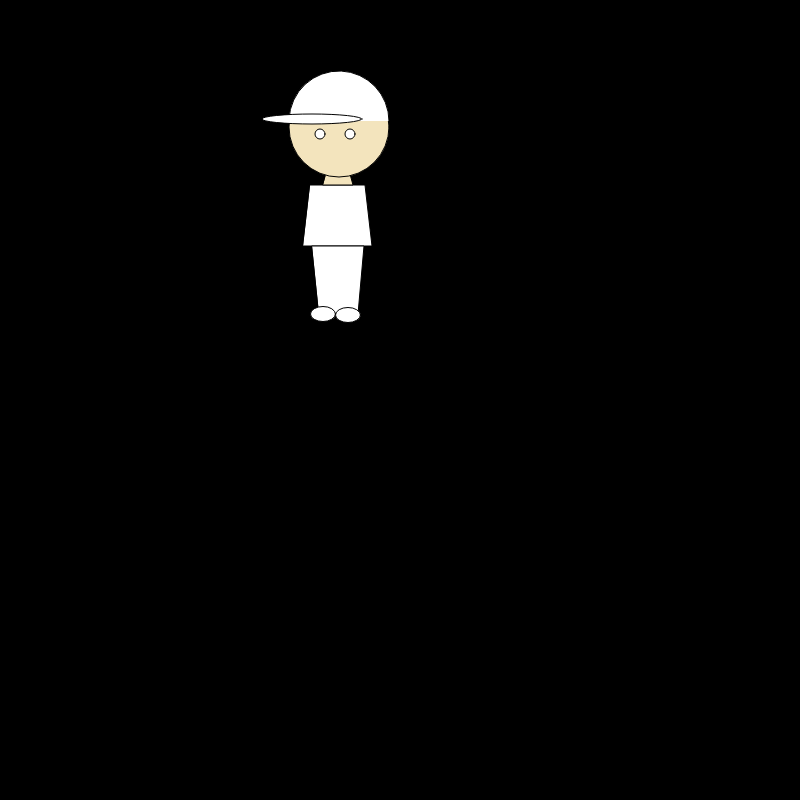
Frame 1 (no input)
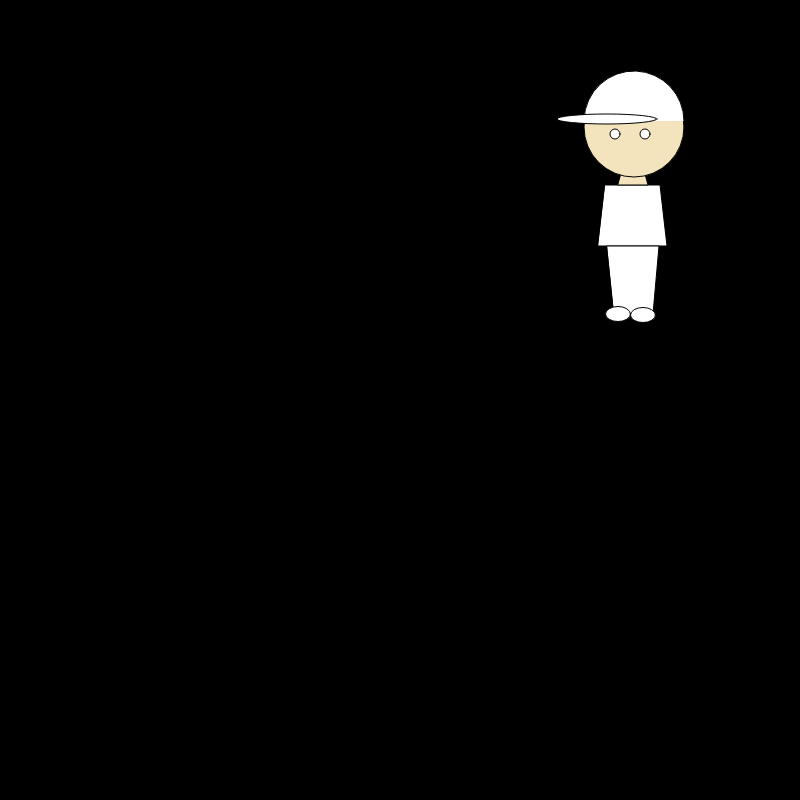
Frame 60 (no input)
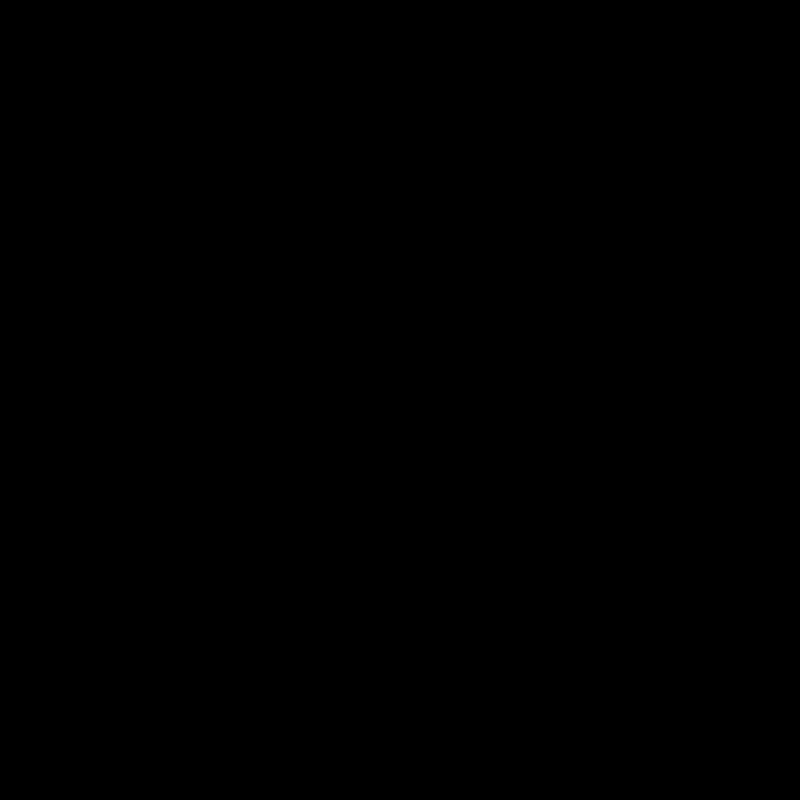
Frame 120 (the mouse pressed at the canvas centre since frame 60)

The p5.js sketch that drew these frames (run headless with seeded random() and noise() and a simulated clock; from frame 60 on, the mouse is pressed at the canvas centre):

// p5.js sketch
// ── sketch.js
let x=0 ;
function setup() {
  createCanvas(800, 800);
}

function draw() {
  background(220);

  push();
  translate(x,0);
  avatar();
  x +=5;
  if (x> width){
    x= -400;
  }
  pop();


  function avatar(){
    background('black');

    fill('white');
    quad(310, 185, 365, 185, 372, 246, 303, 246);

    fill('white');
    quad(312, 246, 364, 246, 358, 314, 319, 314);

    fill(243, 228, 189);
    quad(326, 174, 350, 174, 353, 185, 323, 185);

    fill(243, 228, 189);
    ellipse(339, 127, 100, 100);

    fill('white');
    arc(339, 121, 100, 100, 110, 0);

    fill('white');
    ellipse(350, 134, 10, 10);
    ellipse(320, 134, 10, 10);

    fill('white');
    ellipse(348, 315, 25, 15);
    ellipse(323, 314, 25, 15);

    fill('white');
    ellipse(312, 119, 100, 10);
  }
}
